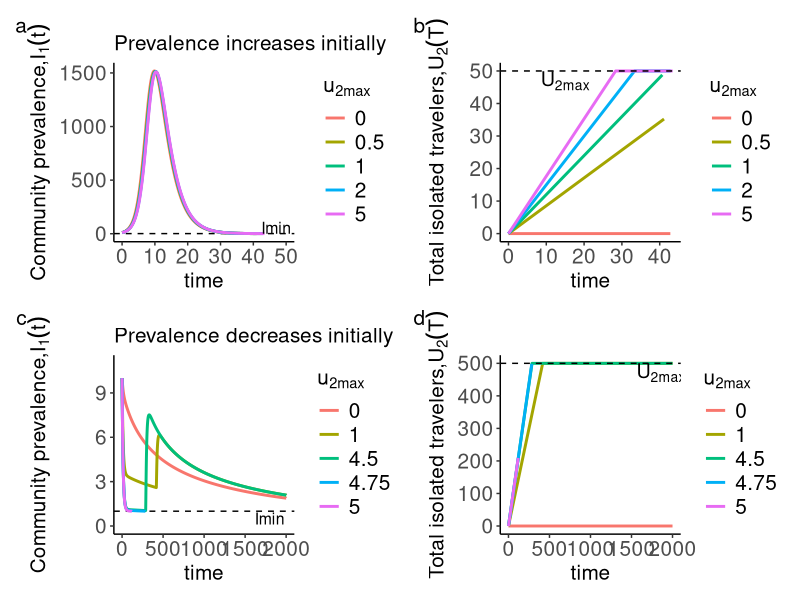
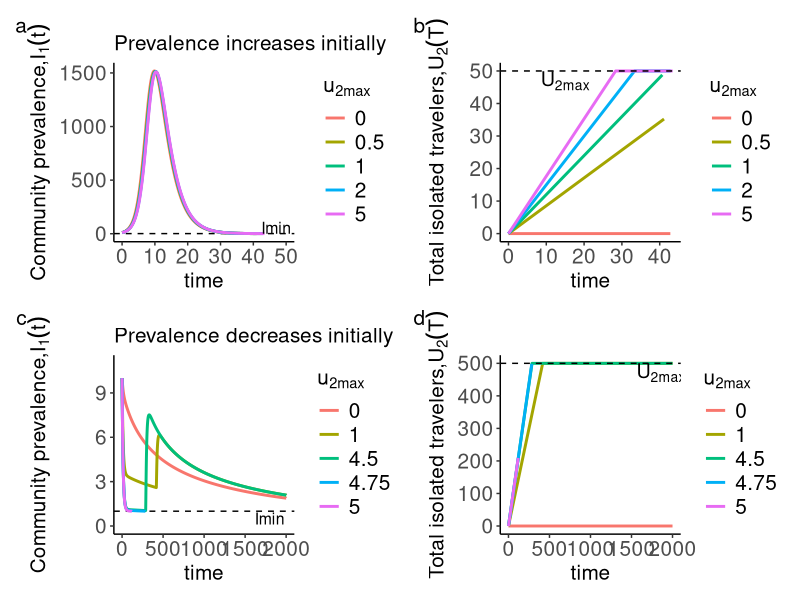

Recreate these plots in R, in order.
## ---- chunk 1


require(deSolve)
require(ggplot2)
require(patchwork)
require(ggpubr)

cols <- c("#999999", "#E69F00", "#56B4E9", "#009E73", "#F0E442", "#0072B2", "#D55E00", "#CC79A7", "#66CC99")

##### Parameters
c <- 1
U2max1 <- 50
U2max <- U2max1
beta <- 0.0002
theta <- 2
mu <- 0.334
T <- 1000
tstart1 <- 0
toff1 <- 100
Imin <- 1


# This is designed to trigger termination of the simulation when I1 < 1
rootfun <- function(t, y, parameters){
  I1 = y[2]
  y1 = Imin - I1 
  return(y1)
}

SI <- function(t, y, parameters) {
  S <- y[1]
  I1 <- y[2]
  I2 <- y[3]
  U2 <- y[4]
  u2<-u2max
    if(U2 > U2max){
    u2 = 0
  }
  
  dS = - beta*S*(I1 + c*I2) 
  dI1 = beta*S*(I1 + c*I2) - mu*I1
  dI2 = theta - 2*mu*I2 - u2*I2
  dU2 = u2*I2
  return(list(c(dS,dI1,dI2,dU2)))
  
}

# Simulation for different values of u2max
u2maxvec <- c(0,0.5, 1,2,5)

DataProb <- NULL
for (u2max in u2maxvec) {
  parameters <- list(u2max = u2max)
  
  out1 <- ode(y = c(S = 5000, I1 = 10, I2 = theta/((2*mu) + u2max), U2 = 0), parms = parameters, times = seq(0,T,.05), func = SI, events = list(func = NULL, root = TRUE, terminalroot = 1), rootfun=rootfun)
  
  
  
  out1 <- data.frame(out1)
  J1 <- cumsum(beta * out1$S * (out1$I1 + c * out1$I2) * diff(c(0, out1$time)))
  u <- rep(0, length(J1))
  u[which(diff(c(out1$U2[1], out1$U2)) * diff(c(0, out1$time)) > 0.001)] <- max(c(out1$I2, out1$iso))
  
  DataProb <- rbind(DataProb, data.frame(out1, u = u, j = J1, u2max = u2max))
                    print(max(out1$time))
}


# run again with low beta
beta <- beta/4
U2max <- 500
T<-2000
u2maxvec = c(0,1,4.5,4.75,5)

DataProb2 <- NULL
for (u2max in u2maxvec) {
  parameters <- list(u2max = u2max)
  
  out1 <- ode(y = c(S = 5000, I1 = 10, I2 = theta/((2*mu) + u2max), U2 = 0), parms = parameters, times = seq(0,T,.05), func = SI, events = list(func = NULL, root = TRUE, terminalroot = 1), rootfun=rootfun)
  
  
  
  out1 <- data.frame(out1)
  J1 <- cumsum(beta * out1$S * (out1$I1 + c * out1$I2) * diff(c(0, out1$time)))
  u <- rep(0, length(J1))
  u[which(diff(c(out1$U2[1], out1$U2)) * diff(c(0, out1$time)) > 0.001)] <- max(c(out1$I2, out1$iso))
  
  DataProb2 <- rbind(DataProb2, data.frame(out1, u = u, j = J1, u2max = u2max))
  print(max(out1$time))
}


# Plotting
g.tr <- ggplot(DataProb, aes(x = time, y = I1, color = factor(u2max))) +
  geom_hline(aes(yintercept = Imin), color = "black", linetype = "dashed")+
  geom_line(size = 1) +
  #geom_point(aes(x=T,y=1))+
  
  #ggtitle("Community infections increase initially") + 
  ylab(expression(paste("Community prevalence,", I[1](t)))) + xlim(0, 50) + 
  theme_classic() +
  scale_color_discrete(name = expression(paste(u[2][max]))) +
  #scale_y_continuous(breaks = seq(min(out1$I1)*0, max(out1$I1), by = 200)) +
  #scale_x_continuous(breaks = seq(min(out1$time), max(out1$time), by = 5))
  annotate("text", x = 47, y = 55, label = "Imin", color = "black", size = 4)+
  ggtitle("Prevalence increases initially")+
  theme(
  plot.title = element_text(size = 15),       # Title size
  axis.title = element_text(size = 15),       # Axis title size
  axis.text = element_text(size = 15),        # Axis text size
  legend.title = element_text(size = 15),     # Legend title size
  legend.text = element_text(size = 15) )      # Legend text size

g.tr.2 <- ggplot(DataProb2, aes(x = time, y = I1, color = factor(u2max))) +
  geom_hline(aes(yintercept = Imin), color = "black", linetype = "dashed")+
  geom_line(size = 1) +
  #ggtitle("Community infections decrease initially") + 
  ylab(expression(paste("Community prevalence,", I[1](t)))) + 
  theme_classic() +
  ylim(c(0,11))+
  ggtitle("Prevalence decreases initially")+
  annotate("text", x = 0.9*T, y = 0.5*Imin, label = "Imin", color = "black", size = 4)+
  scale_color_discrete(name = expression(paste(u[2][max]))) + 
  #scale_y_continuous(breaks = seq(min(out1$I1)*0, max(out1$I1), by = 200)) +
  #scale_x_continuous(breaks = seq(min(out1$time), max(out1$time), by = 5))
  theme(
  plot.title = element_text(size = 15),       # Title size
  axis.title = element_text(size = 15),       # Axis title size
  axis.text = element_text(size = 15),        # Axis text size
  legend.title = element_text(size = 15),     # Legend title size
  legend.text = element_text(size = 15) )      # Legend text size

g.U2 <- ggplot(DataProb, aes(x = time, y = U2, color = factor(u2max))) +
  geom_line(size = 1) +
  geom_hline(aes(yintercept = U2max1), color = "black", linetype = "dashed")  +
  annotate("text", x = 15, y = 47, label = expression(paste(U[2][max])), color = "black", size = 5) +
  ggtitle(" ") + ylab(expression(paste("Total isolated travelers,", U[2](T))))  + theme_classic() +
  scale_color_discrete(name = expression(paste(u[2][max]))) + 
  #scale_y_continuous(breaks = seq(min(DataProb$U2), max(DataProb$U2), by = 5)) +
  #scale_x_continuous(breaks = seq(min(out1$time), max(out1$time), by = 5))
  theme(
  plot.title = element_text(size = 10),       # Title size
  axis.title = element_text(size = 15),       # Axis title size
  axis.text = element_text(size = 15),        # Axis text size
  legend.title = element_text(size = 15),     # Legend title size
  legend.text = element_text(size = 15) )      # Legend text size

g.U2.2 <- ggplot(DataProb2, aes(x = time, y = U2, color = factor(u2max))) +
  geom_line(size = 1) +
  geom_hline(aes(yintercept = U2max), color = "black", linetype = "dashed")  +
  annotate("text", x = 1500, y = 0.85*U2max, label = expression(paste(U[2][max])), hjust = -0.1, vjust = -0.3, color = "black", size = 5) +
  ggtitle(" ") + ylab(expression(paste("Total isolated travelers,", U[2](T))))  + theme_classic() +
  scale_color_discrete(name = expression(paste(u[2][max]))) +
  #scale_y_continuous(breaks = seq(min(DataProb$U2), max(DataProb$U2), by = 5)) +
  #scale_x_continuous(breaks = seq(min(out1$time), max(out1$time), by = 5))
  theme(
  plot.title = element_text(size = 10),       # Title size
  axis.title = element_text(size = 15),       # Axis title size
  axis.text = element_text(size = 15),        # Axis text size
  legend.title = element_text(size = 15),     # Legend title size
  legend.text = element_text(size = 15) )      # Legend text size

## ---- chunk 2
chap2.prob3 <- g.tr+g.U2+g.tr.2+g.U2.2 + plot_annotation(tag_levels = "a") & theme(plot.tag = element_text(size = 15))

chap2.prob3
ggsave("figures/u2max.png",width = 10, height = 7)
